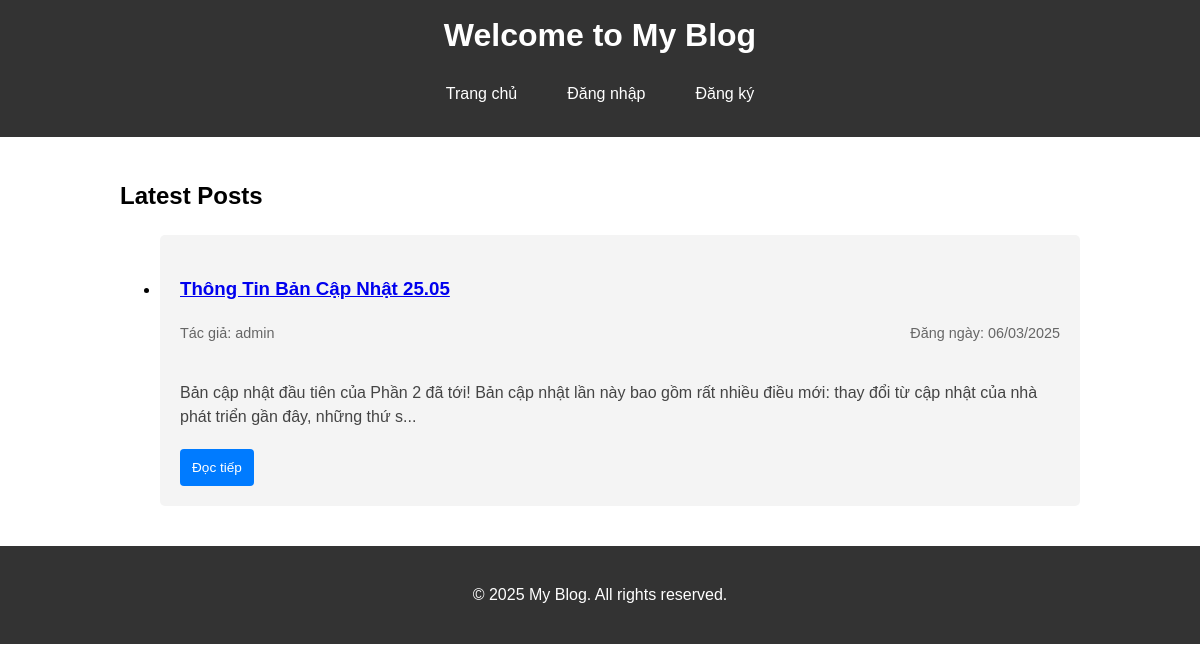
Before: / with the older database file.
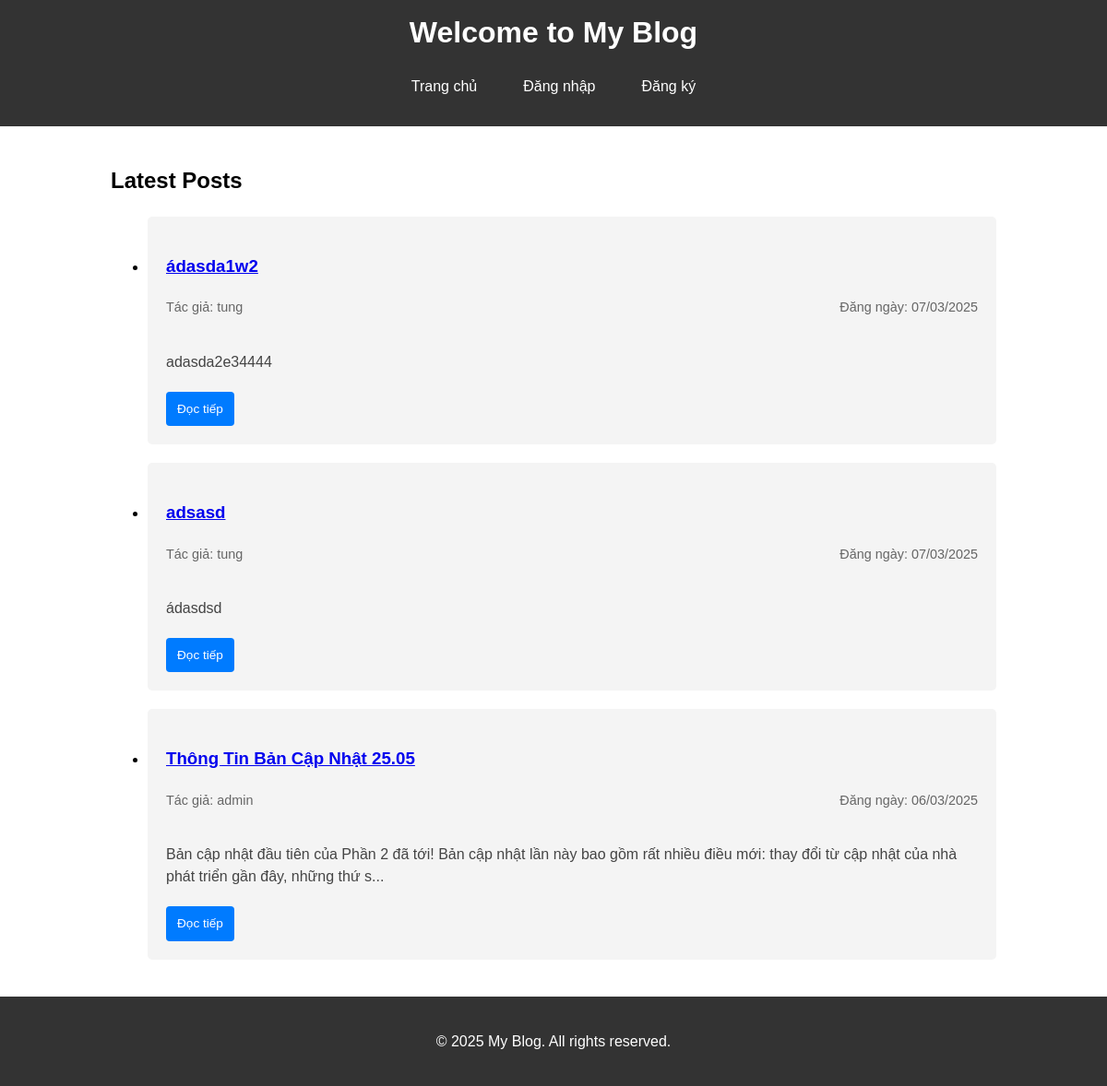
After: the same page with the newer database file.
### models.py (models this page shows)
class Post(db.Model):
    id = db.Column(db.Integer, primary_key=True)
    title = db.Column(db.String(200), nullable=False)
    content = db.Column(db.Text, nullable=False)
    date_posted = db.Column(db.DateTime, nullable=False, default=datetime.utcnow)
    user_id = db.Column(db.Integer, db.ForeignKey('user.id'), nullable=False)
    comments = db.relationship('Comment', backref='post', lazy=True, cascade='all, delete-orphan')

class User(db.Model, UserMixin):
    id = db.Column(db.Integer, primary_key=True)
    username = db.Column(db.String(80), unique=True, nullable=False)
    email = db.Column(db.String(120), unique=True, nullable=False)
    password = db.Column(db.String(200), nullable=False)
    is_admin = db.Column(db.Boolean, default=False)
    is_blocked = db.Column(db.Boolean, default=False)
    posts = db.relationship('Post', backref='author', lazy=True)
    comments = db.relationship('Comment', backref='author', lazy=True)

### app.py (the view)
@app.route('/')
def index():
    posts = Post.query.order_by(Post.date_posted.desc()).all()
    return render_template('index.html', posts=posts)

### app.py (called while the page is built)
@app.before_request
def check_blocked_user():
    if current_user.is_authenticated and current_user.is_blocked:
        logout_user()
        return redirect(url_for('blocked'))

@app.context_processor
def inject_current_year():
    from datetime import datetime
    return {'current_year': datetime.now().year}

### templates/index.html (shortened to what this page needs)
{% extends "base.html" %}
{% block content %}
<div class="container">
    <section>
        <h2>Latest Posts</h2>
        <ul class="posts-list">
            {% for post in posts %}
                <li class="post">
                    <h3><a href="{{ url_for('post', post_id=post.id) }}">{{ post.title }}</a></h3>
                    <div class="post-meta">
                        <span class="post-author">Tác giả: {{ post.author.username }}</span>
                        <span class="post-date">Đăng ngày: {{ post.date_posted.strftime('%d/%m/%Y') }}</span>
                    </div>
                    <div class="post-excerpt">
                        <p>{{ post.content[:150] }}{% if post.content|length > 150 %}...{% endif %}</p>
                    </div>
                    <a href="{{ url_for('post', post_id=post.id) }}" class="btn btn-sm">Đọc tiếp</a>
                </li>
            {% else %}
                <li class="no-posts">
                    <p>Chưa có bài viết nào.</p>
                </li>
            {% endfor %}
        </ul>
    </section>
</div>
{% endblock %}

### templates/base.html (shortened to what this page needs)
<!DOCTYPE html>
<html lang="en">
<head>
    <link rel="stylesheet" href="{{ url_for('static', filename='css/style.css') }}">
    <link rel="stylesheet" href="{{ url_for('static', filename='css/admin.css') }}">
    <link rel="stylesheet" href="https://cdnjs.cloudflare.com/ajax/libs/font-awesome/5.15.4/css/all.min.css">
</head>
<body>
    <header>
        <h1>Welcome to My Blog</h1>
        <nav>
            <ul>
                <li><a href="{{ url_for('index') }}">Trang chủ</a></li>
                {% if current_user.is_authenticated %}
                    <li><a href="{{ url_for('my_posts') }}">Bài viết của tôi</a></li>
                    {% if current_user.is_admin %}
                        <li><a href="{{ url_for('admin_dashboard') }}">Quản trị</a></li>
                    {% endif %}
                    <li><a href="{{ url_for('logout') }}">Đăng xuất</a></li>
                {% else %}
                    <li><a href="{{ url_for('login') }}">Đăng nhập</a></li>
                    <li><a href="{{ url_for('register') }}">Đăng ký</a></li>
                {% endif %}
            </ul>
        </nav>
    </header>
    <main>
        {% block content %}{% endblock %}
    </main>
    <footer>
        <p>&copy; {{ current_year }} My Blog. All rights reserved.</p>
    </footer>
</body>
</html>

### static/css/style.css (style rules this page uses)
body { font-family: Arial, sans-serif; line-height: 1.6; margin: 0; padding: 0; }
header { background: #333; color: #fff; padding: 10px 0; text-align: center; }
h1 { margin: 0; }
nav { margin: 20px 0; }
nav a { color: #fff; margin: 0 15px; text-decoration: none; }
.container { width: 80%; margin: auto; overflow: hidden; }
.post { background: #f4f4f4; padding: 20px; margin: 20px 0; border-radius: 5px; }
footer { text-align: center; padding: 20px 0; background: #333; color: #fff; position: relative; bottom: 0; width: 100%; }
.post-date { color: #666; font-size: 0.9rem; margin-bottom: 15px; }
.post-excerpt { color: #444; margin-bottom: 20px; line-height: 1.5; }
.btn-sm { padding: 5px 10px; font-size: 0.85rem; }
.btn { display: inline-block; padding: 8px 15px; background-color: #007bff; color: white; border: none; border-radius: 4px; text-decoration: none; cursor: pointer; }
.post-meta { display: flex; justify-content: space-between; color: #666; margin-bottom: 20px; font-size: 0.9rem; }
nav ul { list-style: none; padding: 0; display: flex; justify-content: center; }
nav ul li { margin: 0 10px; }

### static/css/admin.css (style rules this page uses)
.container { max-width: 1200px; margin: 0 auto; padding: 20px; }
.btn { display: inline-block; padding: 8px 12px; border-radius: 4px; text-decoration: none; font-weight: 500; cursor: pointer; border: none; transition: background-color 0.3s; }

Changed rows visible on the page:
added Post: title "ádasda1w2", author.username "tung", date_posted "07/03/2025", content "adasda2e34444"
added Post: title "adsasd", author.username "tung", date_posted "07/03/2025", content "ádasdsd"
